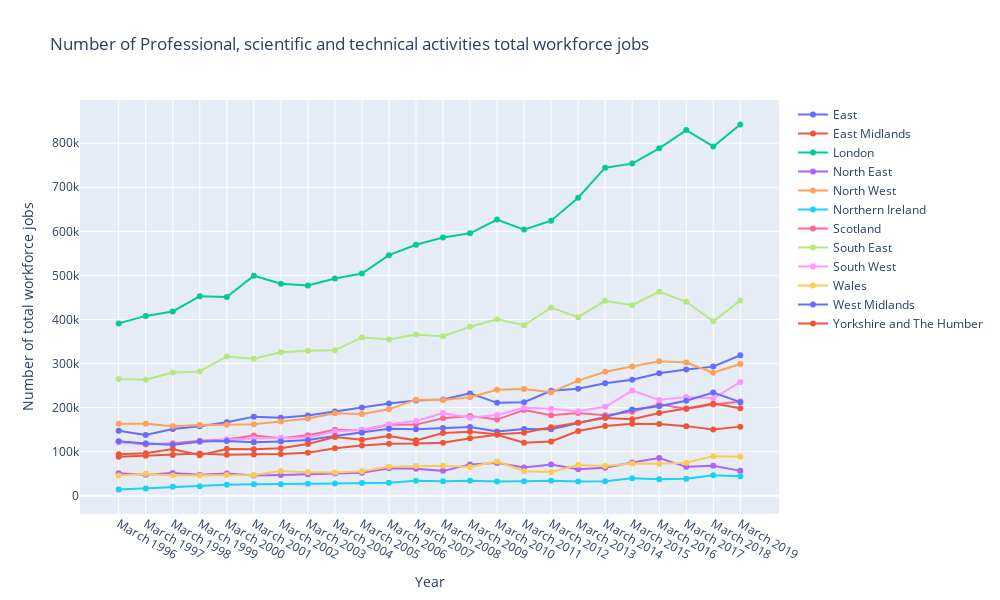

The notebook cell this image was saved under:
### Code cell
configure_plotly_browser_state() #This line needed to make plotly play nice with Colab
fig = go.Figure(
    layout=go.Layout(
        title="Number of Professional, scientific and technical activities total workforce jobs",
        xaxis_title="Year",
        yaxis_title="Number of total workforce jobs",
        width=1000,
        height=600
    )
)

for col in df.columns[1:]:  # here col represents the column name
    fig.add_trace(go.Scatter(x=df["Date"], y=df[col], mode="lines+markers", name=col))


iplot(fig)

### Figure 1 — Plotly figure (JSON) as saved in the notebook; plotly's stock layout.template omitted (floating-point values rounded to 4 significant figures)
{"data": [{"mode": "lines+markers", "name": "East", "x": ["March 1996", "March 1997", "March 1998", "March 1999", "March 2000", "March 2001", "March 2002", "March 2003", "March 2004", "March 2005", "March 2006", "March 2007", "March 2008", "March 2009", "March 2010", "March 2011", "March 2012", "March 2013", "March 2014", "March 2015", "March 2016", "March 2017", "March 2018", "March 2019"], "y": [147198, 137853, 151139, 157660, 166695, 179336, 176581, 182085, 190815, 200220, 209352, 215830, 218119, 232147, 210691, 212056, 237972, 242661, 254932, 263044, 277624, 286329, 292895, 318687], "type": "scatter"}, {"mode": "lines+markers", "name": "East Midlands", "x": ["March 1996", "March 1997", "March 1998", "March 1999", "March 2000", "March 2001", "March 2002", "March 2003", "March 2004", "March 2005", "March 2006", "March 2007", "March 2008", "March 2009", "March 2010", "March 2011", "March 2012", "March 2013", "March 2014", "March 2015", "March 2016", "March 2017", "March 2018", "March 2019"], "y": [88519, 90298, 92350, 95448, 92951, 93626, 94364, 97486, 107768, 113642, 117718, 118104, 120006, 130118, 138252, 119879, 123080, 146572, 157883, 163039, 162464, 157806, 150110, 156671], "type": "scatter"}, {"mode": "lines+markers", "name": "London", "x": ["March 1996", "March 1997", "March 1998", "March 1999", "March 2000", "March 2001", "March 2002", "March 2003", "March 2004", "March 2005", "March 2006", "March 2007", "March 2008", "March 2009", "March 2010", "March 2011", "March 2012", "March 2013", "March 2014", "March 2015", "March 2016", "March 2017", "March 2018", "March 2019"], "y": [391047, 408049, 418062, 452835, 450864, 499242, 481141, 477158, 492880, 504208, 545932, 569443, 586175, 595381, 626794, 603871, 624162, 676357, 744504, 753700, 788461, 829812, 792677, 842619], "type": "scatter"}, {"mode": "lines+markers", "name": "North East", "x": ["March 1996", "March 1997", "March 1998", "March 1999", "March 2000", "March 2001", "March 2002", "March 2003", "March 2004", "March 2005", "March 2006", "March 2007", "March 2008", "March 2009", "March 2010", "March 2011", "March 2012", "March 2013", "March 2014", "March 2015", "March 2016", "March 2017", "March 2018", "March 2019"], "y": [50750, 47263, 51475, 47310, 50268, 45596, 46736, 48466, 50437, 51908, 62057, 61134, 56238, 70915, 74384, 63753, 70470, 59962, 63396, 75443, 85517, 65403, 67874, 56237], "type": "scatter"}, {"mode": "lines+markers", "name": "North West", "x": ["March 1996", "March 1997", "March 1998", "March 1999", "March 2000", "March 2001", "March 2002", "March 2003", "March 2004", "March 2005", "March 2006", "March 2007", "March 2008", "March 2009", "March 2010", "March 2011", "March 2012", "March 2013", "March 2014", "March 2015", "March 2016", "March 2017", "March 2018", "March 2019"], "y": [162942, 163176, 157650, 160223, 160709, 162181, 168172, 175304, 186776, 185367, 195871, 217841, 216860, 223173, 240264, 241979, 234558, 261149, 281060, 293052, 305256, 302250, 279243, 298771], "type": "scatter"}, {"mode": "lines+markers", "name": "Northern Ireland", "x": ["March 1996", "March 1997", "March 1998", "March 1999", "March 2000", "March 2001", "March 2002", "March 2003", "March 2004", "March 2005", "March 2006", "March 2007", "March 2008", "March 2009", "March 2010", "March 2011", "March 2012", "March 2013", "March 2014", "March 2015", "March 2016", "March 2017", "March 2018", "March 2019"], "y": [13832, 16283, 20304, 21100, 24976, 25853, 25857, 26823, 27711, 28446, 29358, 33593, 32744, 33778, 31934, 32624, 33795, 32270, 32794, 39562, 37344, 38155, 46213, 44113], "type": "scatter"}, {"mode": "lines+markers", "name": "Scotland", "x": ["March 1996", "March 1997", "March 1998", "March 1999", "March 2000", "March 2001", "March 2002", "March 2003", "March 2004", "March 2005", "March 2006", "March 2007", "March 2008", "March 2009", "March 2010", "March 2011", "March 2012", "March 2013", "March 2014", "March 2015", "March 2016", "March 2017", "March 2018", "March 2019"], "y": [122129, 115978, 118882, 124828, 127609, 136692, 130484, 137240, 149501, 148437, 161131, 161237, 175450, 180690, 172685, 194167, 182409, 187859, 182720, 190611, 207532, 196561, 206881, 213631], "type": "scatter"}, {"mode": "lines+markers", "name": "South East", "x": ["March 1996", "March 1997", "March 1998", "March 1999", "March 2000", "March 2001", "March 2002", "March 2003", "March 2004", "March 2005", "March 2006", "March 2007", "March 2008", "March 2009", "March 2010", "March 2011", "March 2012", "March 2013", "March 2014", "March 2015", "March 2016", "March 2017", "March 2018", "March 2019"], "y": [264992, 263314, 279683, 281832, 315893, 310613, 325672, 328649, 329885, 359054, 354214, 365946, 361858, 383302, 400503, 386821, 427020, 405176, 442301, 432329, 463102, 440078, 395901, 443117], "type": "scatter"}, {"mode": "lines+markers", "name": "South West", "x": ["March 1996", "March 1997", "March 1998", "March 1999", "March 2000", "March 2001", "March 2002", "March 2003", "March 2004", "March 2005", "March 2006", "March 2007", "March 2008", "March 2009", "March 2010", "March 2011", "March 2012", "March 2013", "March 2014", "March 2015", "March 2016", "March 2017", "March 2018", "March 2019"], "y": [120384, 118925, 116166, 121826, 127065, 129907, 130846, 131802, 145820, 149571, 162271, 169335, 187485, 176671, 182998, 199283, 197009, 191535, 201569, 238520, 217122, 224186, 221016, 257923], "type": "scatter"}, {"mode": "lines+markers", "name": "Wales", "x": ["March 1996", "March 1997", "March 1998", "March 1999", "March 2000", "March 2001", "March 2002", "March 2003", "March 2004", "March 2005", "March 2006", "March 2007", "March 2008", "March 2009", "March 2010", "March 2011", "March 2012", "March 2013", "March 2014", "March 2015", "March 2016", "March 2017", "March 2018", "March 2019"], "y": [45880, 49968, 45616, 45976, 46663, 46642, 56160, 53019, 52632, 55530, 65420, 67318, 67640, 65279, 77717, 55288, 53873, 69671, 67058, 72977, 72170, 74490, 89701, 88120], "type": "scatter"}, {"mode": "lines+markers", "name": "West Midlands", "x": ["March 1996", "March 1997", "March 1998", "March 1999", "March 2000", "March 2001", "March 2002", "March 2003", "March 2004", "March 2005", "March 2006", "March 2007", "March 2008", "March 2009", "March 2010", "March 2011", "March 2012", "March 2013", "March 2014", "March 2015", "March 2016", "March 2017", "March 2018", "March 2019"], "y": [123460, 118633, 115719, 123034, 123824, 121171, 123063, 126292, 135467, 142959, 151885, 150435, 153525, 155693, 145405, 151418, 150743, 165310, 178711, 195420, 202833, 215548, 234002, 212209], "type": "scatter"}, {"mode": "lines+markers", "name": "Yorkshire and The Humber", "x": ["March 1996", "March 1997", "March 1998", "March 1999", "March 2000", "March 2001", "March 2002", "March 2003", "March 2004", "March 2005", "March 2006", "March 2007", "March 2008", "March 2009", "March 2010", "March 2011", "March 2012", "March 2013", "March 2014", "March 2015", "March 2016", "March 2017", "March 2018", "March 2019"], "y": [93736, 96082, 105726, 91839, 105677, 105538, 107486, 117355, 133052, 127037, 135520, 125487, 142002, 145089, 139645, 142752, 155320, 165598, 175969, 173415, 187615, 197930, 208884, 198537], "type": "scatter"}], "layout": {"height": 600, "title": {"text": "Number of Professional, scientific and technical activities total workforce jobs"}, "width": 1000, "xaxis": {"title": {"text": "Year"}}, "yaxis": {"title": {"text": "Number of total workforce jobs"}}}}
